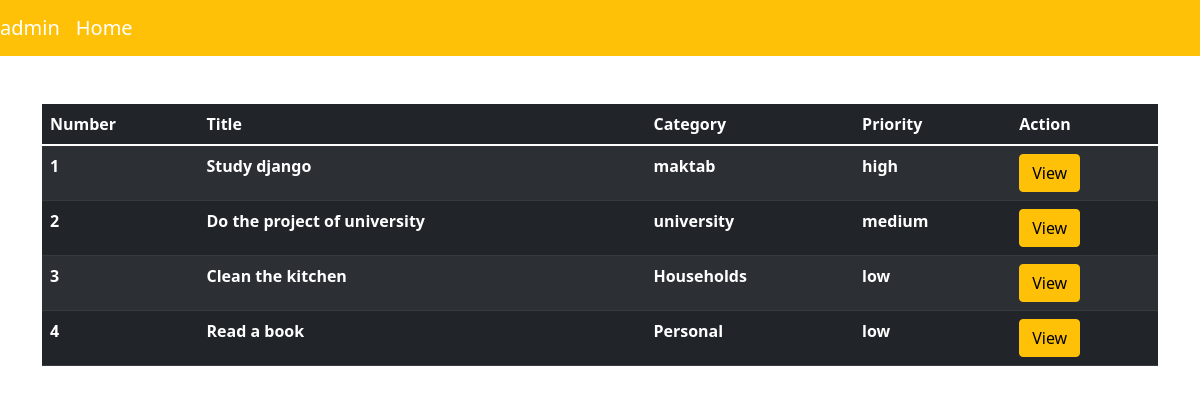
/taskList, run on an earlier commit of the app's database.
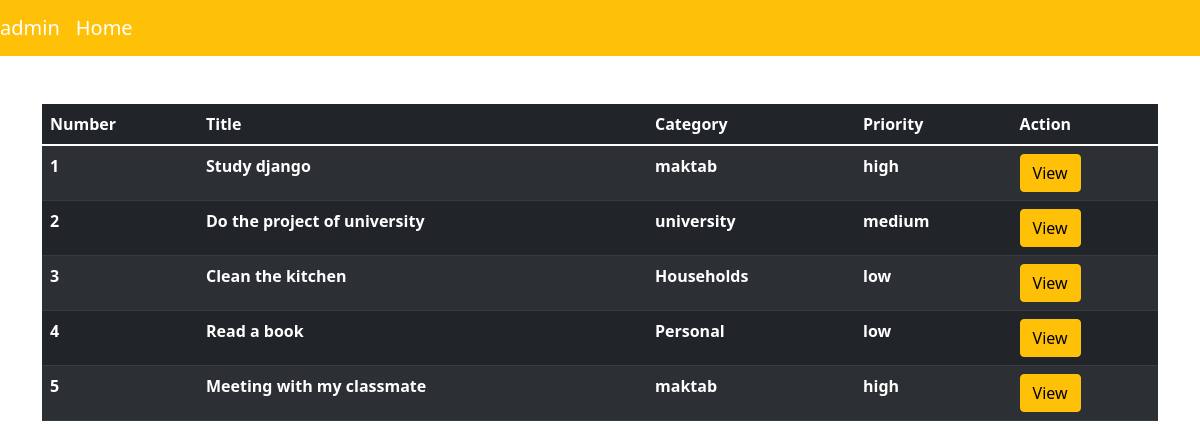
And on a later commit of the database.
### todo/models.py (models this page shows, shortened)
class Task(models.Model):
    title = models.CharField(max_length=250)
    explanation = models.TextField(blank=True)
    category = models.ForeignKey(Category, on_delete=models.CASCADE)
    PRIORITY_OF_TASKS = [
        ("high", "high"),
        ("medium", "medium"),
        ("low", "low")
    ]
    priority = models.CharField(max_length=6, choices=PRIORITY_OF_TASKS, default="low")
    created = models.DateField(default=timezone.now().strftime("%Y-%m-%d"))
    due_date = models.DateField(default=timezone.now().strftime("%Y-%m-%d"))

class Category(models.Model):
    name = models.CharField(max_length=100)

### todo/views.py (the view)
# urls.py: path("taskList", TaskList.as_view(), name="task_list"),
class TaskList(ListView):
    model = Task
    template_name = "todo/todo_detail.html"

### templates/todo/todo_detail.html (shortened to what this page needs)
<!DOCTYPE html>
<html lang="en">
    <head>
        <link href="https://cdn.jsdelivr.net/npm/bootstrap@5.1.3/dist/css/bootstrap.min.css"
              rel="stylesheet"
>
    </head>
    <body>
        <nav class="navbar navbar-expand-lg navbar-dark bg-warning">
            <div class="collapse navbar-collapse"
                 id="navbarNavAltMarkup">
                <div class="navbar-nav">
                    <a class="navbar-brand" href={% url 'admin:index' %}>admin</a>
                    <a class="navbar-brand" href={% url "welcome_page" %}>Home</a>
                </div>
            </div>
        </nav>
        <div class="container mt-5">
            <table class="table table-striped mt-4 table-dark">
                <thead>
                    <tr>
                        <th scope="col">
                            Number
                        </th>
                        <th scope="col">
                            Title
                        </th>
                        <th scope="col">
                            Category
                        </th>
                        <th scope="col">
                            Priority
                        </th>
                        <th scope="col">
                            Action
                        </th>
                    </tr>
                </thead>
                <tbody>
                    {% for re in object_list %}
                        <tr>
                            <th scope="row">{{forloop.counter}}</th>
                            <th >{{re.title}}</th>
                            <th >{{re.category.name}}</th>
                            <th >{{re.priority}}</th>
                            <th>
                                <a href="{% url 'task_content' re.pk %}" class="btn btn-warning">View</a>
                            </th>
                        </tr>
                    {% endfor %}
                </tbody>
            </table>
        </div>
    </body>
</html>

What changed in the data, as far as the page shows it:
added Task: title "Meeting with my classmate", category.name "maktab", priority "high"
